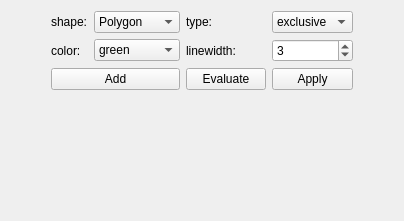
             <widget class="QWidget" name="tab_2">
              <attribute name="title">
               <string>Draw</string>
              </attribute>
              <layout class="QGridLayout" name="gridLayout_23">
               <item row="0" column="1">
                <layout class="QGridLayout" name="gridLayout_8">
                 <item row="0" column="0">
                  <widget class="QLabel" name="label_23">
                   <property name="text">
                    <string>shape:</string>
                   </property>
                  </widget>
                 </item>
                 <item row="0" column="1">
                  <widget class="QComboBox" name="cb_selector_type">
                   <item>
                    <property name="text">
                     <string>Polygon</string>
                    </property>
                   </item>
                   <item>
                    <property name="text">
                     <string>Circle</string>
                    </property>
                   </item>
                   <item>
                    <property name="text">
                     <string>Ellipse</string>
                    </property>
                   </item>
                   <item>
                    <property name="text">
                     <string>Rectangle</string>
                    </property>
                   </item>
                  </widget>
                 </item>
                 <item row="0" column="2">
                  <widget class="QLabel" name="label_22">
                   <property name="text">
                    <string>type:</string>
                   </property>
                  </widget>
                 </item>
                 <item row="0" column="3">
                  <widget class="QComboBox" name="cb_selector_mode">
                   <item>
                    <property name="text">
                     <string>exclusive</string>
                    </property>
                   </item>
                   <item>
                    <property name="text">
                     <string>inclusive</string>
                    </property>
                   </item>
                  </widget>
                 </item>
                 <item row="1" column="0">
                  <widget class="QLabel" name="label_14">
                   <property name="sizePolicy">
                    <sizepolicy hsizetype="Minimum" vsizetype="Preferred">
                     <horstretch>0</horstretch>
                     <verstretch>0</verstretch>
                    </sizepolicy>
                   </property>
                   <property name="text">
                    <string>color:</string>
                   </property>
                  </widget>
                 </item>
                 <item row="1" column="1">
                  <widget class="QComboBox" name="cb_selector_color">
                   <item>
                    <property name="text">
                     <string>green</string>
                    </property>
                   </item>
                   <item>
                    <property name="text">
                     <string>yellow</string>
                    </property>
                   </item>
                   <item>
                    <property name="text">
                     <string>blue</string>
                    </property>
                   </item>
                   <item>
                    <property name="text">
                     <string>red</string>
                    </property>
                   </item>
                   <item>
                    <property name="text">
                     <string>cyan</string>
                    </property>
                   </item>
                   <item>
                    <property name="text">
                     <string>magenta</string>
                    </property>
                   </item>
                   <item>
                    <property name="text">
                     <string>black</string>
                    </property>
                   </item>
                   <item>
                    <property name="text">
                     <string>white</string>
                    </property>
                   </item>
                  </widget>
                 </item>
                 <item row="1" column="2">
                  <widget class="QLabel" name="label_8">
                   <property name="sizePolicy">
                    <sizepolicy hsizetype="Minimum" vsizetype="Preferred">
                     <horstretch>0</horstretch>
                     <verstretch>0</verstretch>
                    </sizepolicy>
                   </property>
                   <property name="text">
                    <string>linewidth:</string>
                   </property>
                  </widget>
                 </item>
                 <item row="1" column="3">
                  <widget class="QSpinBox" name="plot_width">
                   <property name="specialValueText">
                    <string extracomment="linewidth"/>
                   </property>
                   <property name="minimum">
                    <number>1</number>
                   </property>
                   <property name="value">
                    <number>3</number>
                   </property>
                  </widget>
                 </item>
                 <item row="2" column="2">
                  <widget class="QPushButton" name="btn_mask_draw_evaluate">
                   <property name="text">
                    <string>Evaluate</string>
                   </property>
                  </widget>
                 </item>
                 <item row="2" column="3">
                  <widget class="QPushButton" name="btn_mask_draw_apply">
                   <property name="text">
                    <string>Apply</string>
                   </property>
                  </widget>
                 </item>
                 <item row="2" column="0" colspan="2">
                  <widget class="QPushButton" name="btn_mask_draw_add">
                   <property name="text">
                    <string>Add</string>
                   </property>
                  </widget>
                 </item>
                </layout>
               </item>
               <item row="0" column="2">
                <spacer name="horizontalSpacer_9">
                 <property name="orientation">
                  <enum>Qt::Horizontal</enum>
                 </property>
                 <property name="sizeHint" stdset="0">
                  <size>
                   <width>40</width>
                   <height>20</height>
                  </size>
                 </property>
                </spacer>
               </item>
               <item row="1" column="1">
                <spacer name="verticalSpacer">
                 <property name="orientation">
                  <enum>Qt::Vertical</enum>
                 </property>
                 <property name="sizeHint" stdset="0">
                  <size>
                   <width>20</width>
                   <height>120</height>
                  </size>
                 </property>
                </spacer>
               </item>
               <item row="0" column="0">
                <spacer name="horizontalSpacer_10">
                 <property name="orientation">
                  <enum>Qt::Horizontal</enum>
                 </property>
                 <property name="sizeHint" stdset="0">
                  <size>
                   <width>40</width>
                   <height>20</height>
                  </size>
                 </property>
                </spacer>
               </item>
              </layout>
             </widget>
